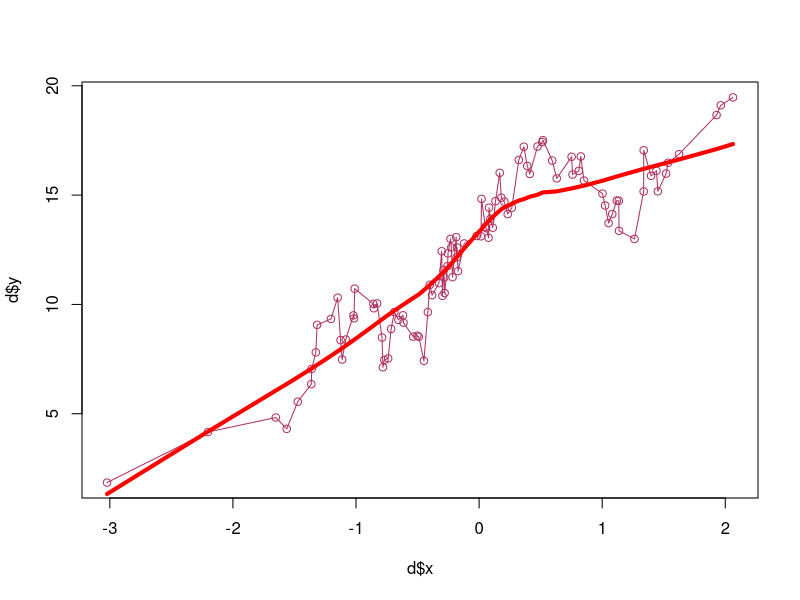
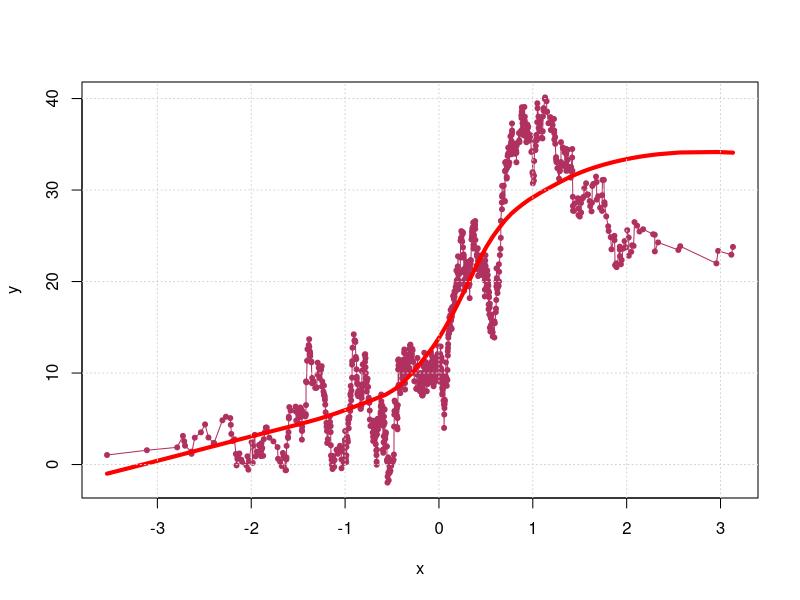
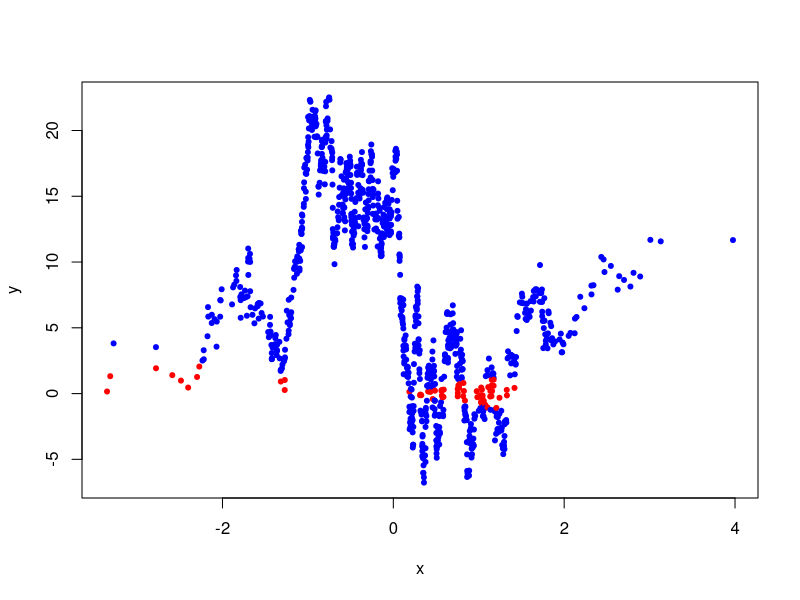

The R script that drew these images, in order:
# bloki kodu
{
  n <- 10^2
  d <- data.frame(
    x = sort(rnorm(n)), 
    y = cumsum(rnorm(n))
  )
  x11()
  plot(d$x, d$y, type='o', col='maroon')
  lines(lowess(d$x, d$y), col = 'red', lwd=4)
}

x <- data.frame(matrix(1:10, ncol=2, nrow=5))
x

with(x, (X1 + X2))

n <- 10^3
d <- data.frame(
  x = sort(rnorm(n)),
  y = cumsum(rnorm(n))
)
head(d)

# klauzula with
with(
  d,
  {
    x11()
    plot(x, y, pch=20, type='o', col='maroon')
    lines(lowess(d$x, d$y), col = 'red', lwd=4)
    grid()
  }
)

# insturkcje warunkowe

x <- c(T,F,T)
y <- c(F,T,T)

x & y
x | y
xor(x,y)

2 > 0
2 >= 0
2 == '2'

identical(2,2)
identical(2,"2")
identical(1:4, c(1,2,3,4))

x<-2
if (x>0){
  print('OK')
}else{
  print('nie ok')
}

k <- 3
switch(k,
       (print('1')),
       (print('2')),
       (print('3')))

switch(k,
       "poz1" = (print('1')),
       "poz2" = (print('2')),
      "poz3" = (print('3')))

x <- round(rnorm(10),3)
y <- 1:10
ifelse(x>0, x, y)

n <- 10^3
d <- data.frame(
  x=sort(rnorm(n)),
  y = cumsum(rnorm(n))
)

d <- cbind(d, data.frame(class = ifelse(abs(d$x/d$y)>1, 'red', 'blue')))

with(
  d,
  plot(x, y, col=class, pch = 20)
)

# petle

for (i in 1:5) {
  print(i)
}

for (f in list(sin, cos, log, exp)) {
  print(f(1))
}

for (f in dir()) {
  print(paste("----", f))
  print(file.info(f)$size)
}

for (f in dir(path = "../", full.names = T,
              recursive = T)) {
  print(file.info(f)$size)
}

for (j in 1:5) {
  print(paste("------ j =", as.character((j))))
    for (k in 1:j){
      print(paste("k =", as.character(k)))
    }
}


x <- rnorm(1, mean = .07)
while (x>0) {
  print(x)
  x <- rnorm(1, mean = .07)
}

for (j in 1:7) {
  if (j == 3L) break
  print(j)
}

for (j in 1:5) {
  print(paste("-- j ="), as.character(j))
  for (k in 1:4) {
    if (k == 3L) break
    print(k)
  }
}

for (j in 1:7) {
  if (j == 3L) next
  print(j)
}

# funkcje

f <- function() {}
f
typeof(f)
class(f)
f()

f <- function() {
  print('hi')
}
f
f()

f <- function(x) {
  sqrt(x)
}

f(4)

g <- function(x) {
  if (x>0) {
    return(sqrt(x))
  }
  else {
    return(sqrt(as.complex(x)))
  }
}

f(-4)
g(-4)
